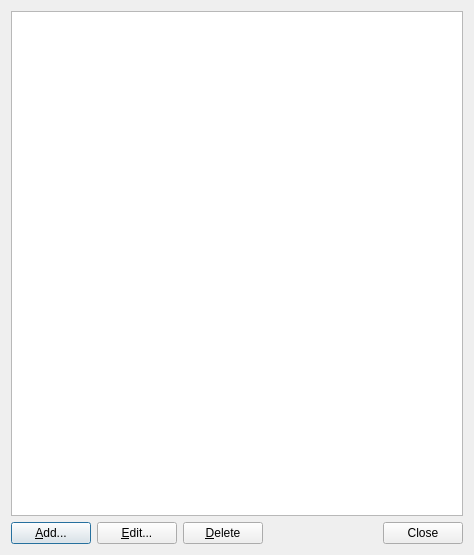
<?xml version="1.0" encoding="UTF-8"?>
<ui version="4.0">
 <class>manageTexturesFormClass</class>
 <widget class="QDialog" name="manageTexturesFormClass">
  <property name="geometry">
   <rect>
    <x>0</x>
    <y>0</y>
    <width>474</width>
    <height>555</height>
   </rect>
  </property>
  <property name="windowTitle">
   <string>Manage textures</string>
  </property>
  <layout class="QGridLayout" name="gridLayout">
   <item row="0" column="0">
    <layout class="QVBoxLayout" name="verticalLayout">
     <item>
      <widget class="QListWidget" name="listWidgetTextures"/>
     </item>
     <item>
      <layout class="QHBoxLayout" name="horizontalLayout">
       <item>
        <widget class="QPushButton" name="pushButtonAddTexture">
         <property name="text">
          <string>&amp;Add...</string>
         </property>
         <property name="icon">
          <iconset resource="../res/global.qrc">
           <normaloff>:/commonUI/res/gtk-add.svg</normaloff>:/commonUI/res/gtk-add.svg</iconset>
         </property>
        </widget>
       </item>
       <item>
        <widget class="QPushButton" name="pushButtonEditTexture">
         <property name="text">
          <string>&amp;Edit...</string>
         </property>
         <property name="icon">
          <iconset resource="../res/global.qrc">
           <normaloff>:/commonUI/res/gtk-edit.svg</normaloff>:/commonUI/res/gtk-edit.svg</iconset>
         </property>
        </widget>
       </item>
       <item>
        <widget class="QPushButton" name="pushButtonDeleteTexture">
         <property name="text">
          <string>&amp;Delete</string>
         </property>
         <property name="icon">
          <iconset resource="../res/global.qrc">
           <normaloff>:/commonUI/res/gtk-delete.svg</normaloff>:/commonUI/res/gtk-delete.svg</iconset>
         </property>
        </widget>
       </item>
       <item>
        <spacer name="horizontalSpacer">
         <property name="orientation">
          <enum>Qt::Horizontal</enum>
         </property>
         <property name="sizeHint" stdset="0">
          <size>
           <width>40</width>
           <height>20</height>
          </size>
         </property>
        </spacer>
       </item>
       <item>
        <widget class="QPushButton" name="pushButtonClose">
         <property name="text">
          <string>Close</string>
         </property>
        </widget>
       </item>
      </layout>
     </item>
    </layout>
   </item>
  </layout>
 </widget>
 <tabstops>
  <tabstop>listWidgetTextures</tabstop>
  <tabstop>pushButtonAddTexture</tabstop>
  <tabstop>pushButtonEditTexture</tabstop>
  <tabstop>pushButtonDeleteTexture</tabstop>
  <tabstop>pushButtonClose</tabstop>
 </tabstops>
 <resources>
  <include location="../res/global.qrc"/>
  <include location="../../mapEditor/res/global.qrc"/>
 </resources>
 <connections/>
</ui>
